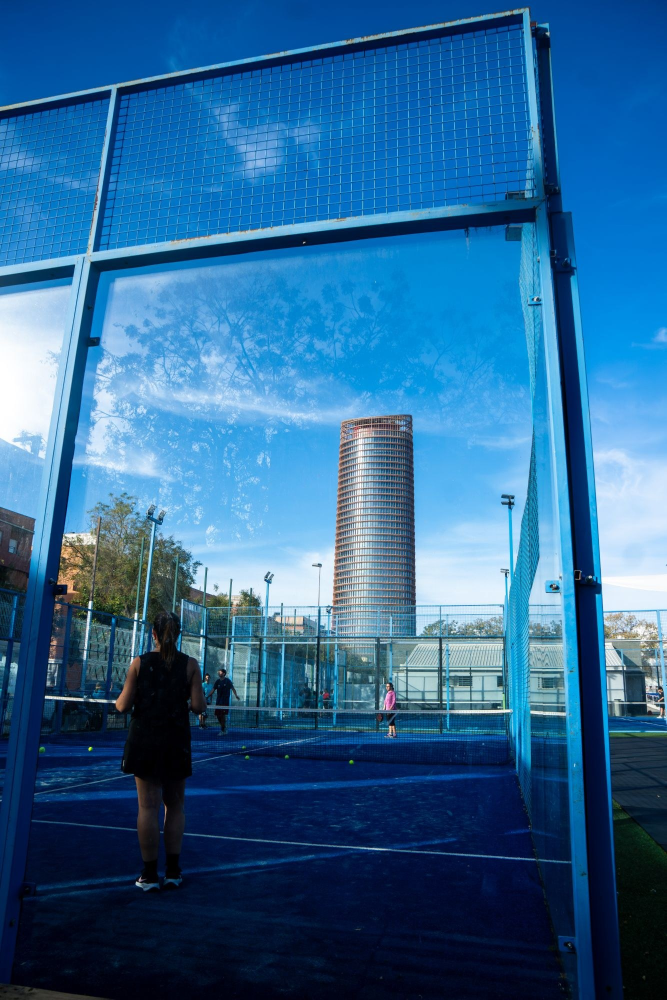
#> input picture carteles/torneo_tejares_2026/assets/foto_pista.jpg, 1333 x 2000 px (shown at 1/2 size)
$ python -i aplicar_estilo_padel.py   (imports and definitions only)
#> lines starting #> are read from the running program, lines starting #| are printed output that depends on the picture; after the words box and inside, x2 and y2 are one past the last pixel; in counts of white or black regions, pixels touching at a corner belong together
#> further down, picture is the input picture: PIL image 1333x2000 RGB; mean R, G, B 44.5, 101.3, 147.2
#!/usr/bin/env python3
"""Aplica el estilo «pádel low-key» (referencias/padel_ref_1.jpg y padel_ref_2.jpg).

Look: fotografía deportiva de pista cubierta en clave baja. Fondo que se
hunde en negro puro (~90 % de la imagen por debajo de 20/255), el sujeto
recortado por un foco duro, color apagado con virado partido: sombras
medias azul petróleo/cian y luces cálidas en la piel. Luces sin quemar
(máximo ~220/255), nitidez algo blanda y grano fino.

Uso:
    python3 tools/aplicar_estilo_padel.py entrada.jpg [salida.jpg]
        [--foco X,Y] [--radio 0.45] [--oscuridad 1.0] [--saturacion 0.55]
        [--virado 1.0] [--grano 1.0]

--foco     centro del foco en fracción de la imagen (0-1). Por defecto se
           busca automáticamente la zona más iluminada.
--radio    tamaño del foco (fracción de la diagonal). Más pequeño = más drama.
--oscuridad  cuánto se hunden los medios tonos y el fondo (0 = nada).
"""
import argparse
from pathlib import Path

import numpy as np
from PIL import Image, ImageFilter

# Valores medidos sobre las dos referencias (0-255)
MAX_LUZ = 222.0                                   # percentil 99.9: luces nunca quemadas
TEAL = np.array([17.5, 35.5, 50.0]) / 34.3        # tinte en sombras medias (lum 20-50)
CALIDO = np.array([220.7, 197.0, 188.3]) / 202.0  # tinte en luces (lum > 180)


def _suavizar(a: np.ndarray, radio: float) -> np.ndarray:
    img = Image.fromarray((np.clip(a, 0, 1) * 255).astype(np.uint8))
    return np.asarray(img.filter(ImageFilter.GaussianBlur(radio))).astype(np.float32) / 255.0


def _buscar_foco(a: np.ndarray, lum: np.ndarray) -> tuple[float, float]:
    """Centro del sujeto: tonos de piel si los hay; si no, la zona luminosa
    más cercana al centro (evita que un fondo claro se lleve el foco)."""
    h, w = lum.shape
    yy, xx = np.mgrid[0:h, 0:w].astype(np.float32)
    centro = np.exp(-(((xx / w - 0.5) / 0.35) ** 2 + ((yy / h - 0.45) / 0.35) ** 2))
    r, g, b = a[..., 0], a[..., 1], a[..., 2]
    piel = ((r > g) & (g > b) & (r - b > 0.08) & (lum > 0.2)).astype(np.float32)
    if piel.mean() > 0.01:
        peso = _suavizar(piel, max(h, w) / 40) * centro
    else:
        peso = _suavizar(lum, max(h, w) / 25) ** 2 * centro
    peso = peso * (peso >= np.percentile(peso, 90))
    return float((xx * peso).sum() / peso.sum() / w), float((yy * peso).sum() / peso.sum() / h)


def estilizar(img: Image.Image, foco=None, radio: float = 0.45, oscuridad: float = 1.0,
              saturacion: float = 0.55, virado: float = 1.0, grano: float = 1.0,
              seed: int = 7) -> Image.Image:
#> called with radio = 0.45, oscuridad = 1, saturacion = 0.55, virado = 1, grano = 1, seed = 7
    rng = np.random.default_rng(seed)
    img = img.convert("RGB")
    img = img.filter(ImageFilter.GaussianBlur(radius=max(img.size) / 2200))
    a = np.asarray(img).astype(np.float32) / 255.0
    h, w = a.shape[:2]
    lum = a @ np.array([0.299, 0.587, 0.114], dtype=np.float32)
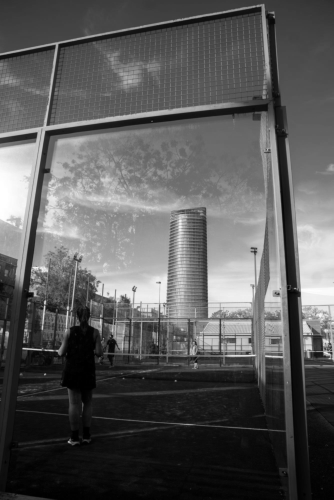
#> lum: shape (2000, 1333) float32 (shown at 1/4 size); min 0, max 1, mean 0.351
    lo, hi = np.percentile(lum, [0.5, 99.7])
#> lo = 0.00482; hi = 0.985
    lum = np.clip((lum - lo) / max(hi - lo, 1e-6), 0, 1)

    # Foco: caída gaussiana alrededor del sujeto, el resto se va a negro
    fx, fy = foco if foco else _buscar_foco(a, lum)
#> in _buscar_foco, `piel = ((r > g) & (g > b) & (r - b > 0.08) & (lum > 0.2)).astype(np.fl..`:
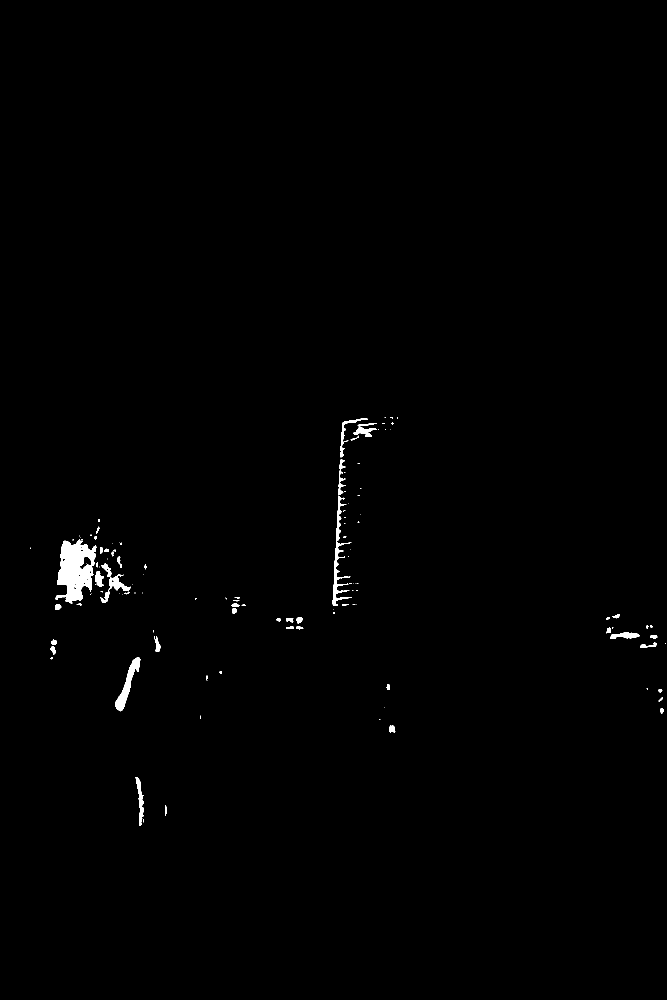
#> piel: shape (2000, 1333) float32 (shown at 1/2 size); values 0 (black) and 1 (white), 0.62% white; 118 white regions (67 under 20 px), largest, box (x1, y1, x2, y2) and area: (111, 1078, 193, 1207) 6340, (665, 991, 704, 1211) 1694, (230, 1314, 281, 1423) 1588
#> in _buscar_foco, `peso = peso * (peso >= np.percentile(peso, 90))`:
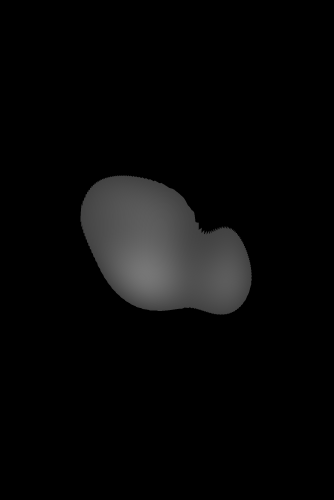
#> peso: shape (2000, 1333) float32 (shown at 1/4 size); min 0, max 0.467, mean 0.0328
#> fx = 0.484; fy = 0.5
    yy, xx = np.mgrid[0:h, 0:w].astype(np.float32)
    diag = np.hypot(w, h)
    d = np.hypot(xx - fx * w, yy - fy * h) / diag
    spot = np.exp(-(d / max(radio, 1e-3)) ** 2 * 2.2)
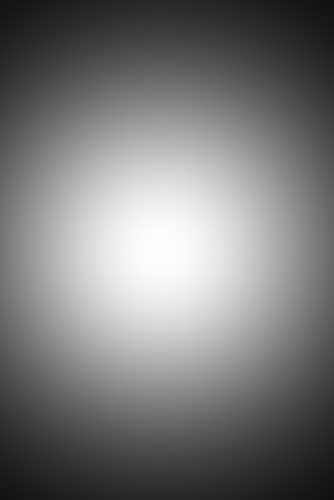
#> spot: shape (2000, 1333) float32 (shown at 1/4 size); min 0.0627, max 1, mean 0.477
    lum = lum * (1 - oscuridad * 0.85 * (1 - spot))

    # Curva de clave baja: umbral que aplasta el fondo a negro puro y
    # hombro suave arriba para que las luces no quemen
    umbral = 0.18 * oscuridad
    t = np.clip((lum - umbral) / (1 - umbral), 0, 1)
    t = t ** (1 + 0.6 * oscuridad)
    y = t * (MAX_LUZ / 255.0)

    # Color apagado: conservar el croma original reducido
    base = a / np.maximum(a @ np.array([0.299, 0.587, 0.114], dtype=np.float32), 1e-4)[..., None]
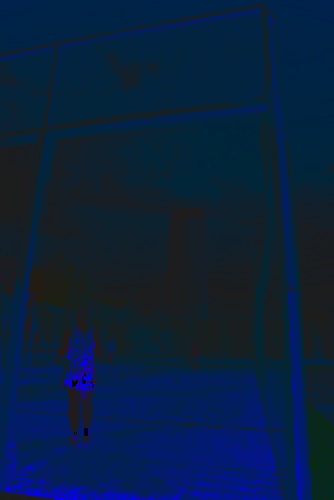
#> base: shape (2000, 1333, 3) float32 (shown at 1/4 size); mean R, G, B 0.331, 1.11, 2.16; drawn with min black and max white
    color = 1 + saturacion * (base - 1)

    # Virado partido: petróleo en sombras medias, cálido en luces
    w_sombra = np.exp(-((y - 0.14) / 0.09) ** 2)[..., None] * virado
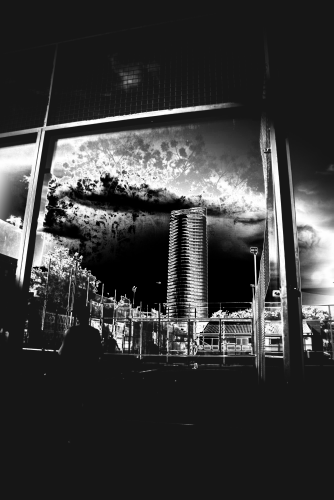
#> w_sombra: shape (2000, 1333, 1) float32 (shown at 1/4 size); min 1.28e-25, max 1, mean 0.228
    w_luz = np.clip((y - 0.45) / 0.35, 0, 1)[..., None] * virado
    tinte = 1 + w_sombra * (TEAL - 1) * 0.6 + w_luz * (CALIDO - 1)
    out = y[..., None] * color * tinte

    # Grano fino, más visible en medios tonos que en los negros
    ruido = rng.normal(0, 1, (h, w)).astype(np.float32)
    ruido = _suavizar(ruido * 0.15 + 0.5, 0.5) * 2 - 1
#> call 2 of _suavizar, with radio = 0.5
#> in _suavizar (call 2), `img = Image.fromarray((np.clip(a, 0, 1) * 255).astype(np.uint8))`:
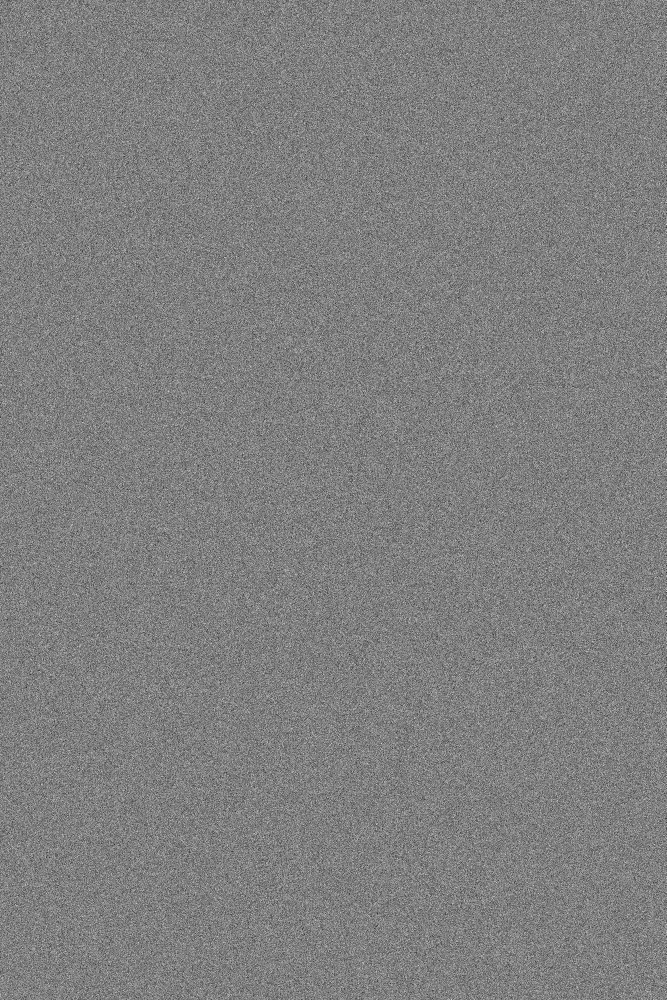
#> img: PIL image 1333x2000 L (shown at 1/2 size); min 0, max 255, mean 127
    out = out + (0.018 * grano * ruido * np.sqrt(y))[..., None]

    out = np.clip(out * 255, 0, MAX_LUZ + 8).astype(np.uint8)
    return Image.fromarray(out)


# [17 lines left out: function main, not called in this run]


# [2 lines not run here, left out]

>>> from PIL import Image
>>> picture = Image.open('../carteles/torneo_tejares_2026/assets/foto_pista.jpg')
>>> result = estilizar(picture)

$ run again, on ejemplos/prueba_padel.jpg
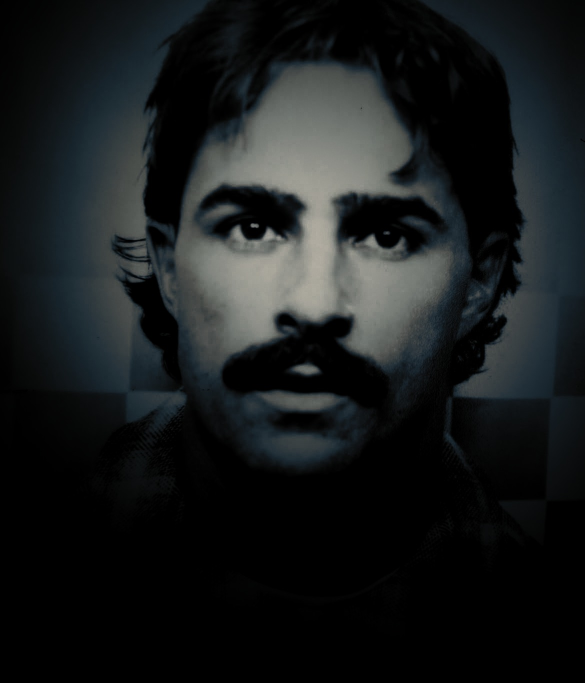
#> input picture ejemplos/prueba_padel.jpg, 1170 x 1366 px (shown at 1/2 size)
#> picture is the input picture: PIL image 1170x1366 RGB; mean R, G, B 24, 27.2, 28
#> lo = 0; hi = 0.648
#> piel: shape (1366, 1170) float32; every value is 0
#> in _buscar_foco, `peso = peso * (peso >= np.percentile(peso, 90))`:
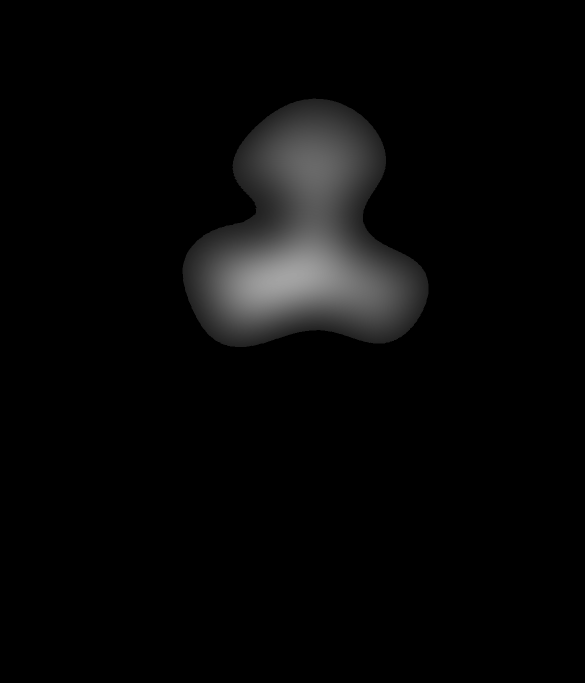
#> peso: shape (1366, 1170) float32 (shown at 1/2 size); min 0, max 0.643, mean 0.0308
#> fx = 0.518; fy = 0.358
#> in _suavizar (call 2), `img = Image.fromarray((np.clip(a, 0, 1) * 255).astype(np.uint8))`:
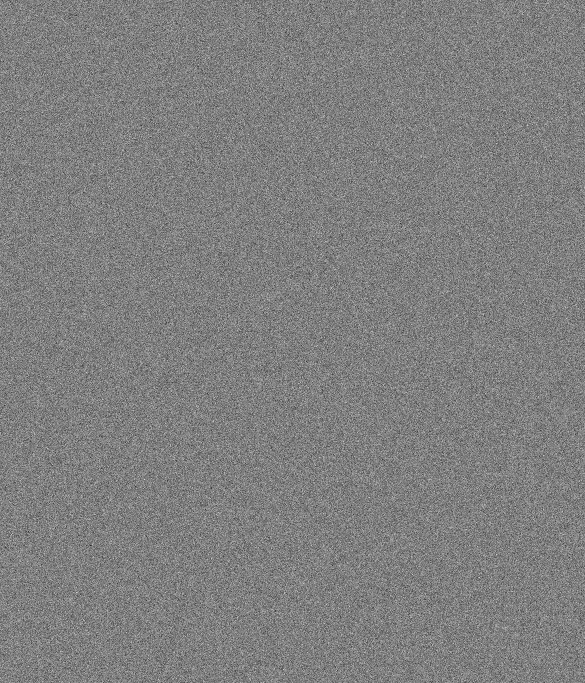
#> img: PIL image 1170x1366 L (shown at 1/2 size); min 0, max 255, mean 127
